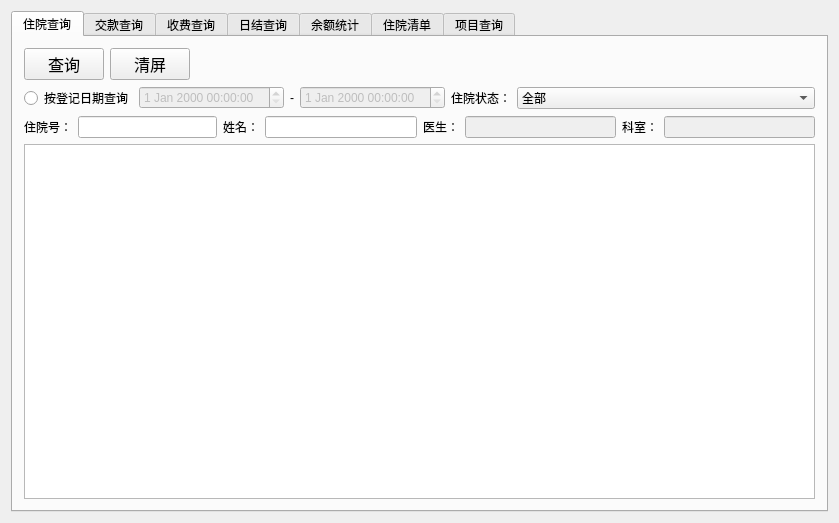
<?xml version="1.0" encoding="UTF-8"?>
<ui version="4.0">
 <class>HospitalisationStatistics</class>
 <widget class="QWidget" name="HospitalisationStatistics">
  <property name="geometry">
   <rect>
    <x>0</x>
    <y>0</y>
    <width>839</width>
    <height>523</height>
   </rect>
  </property>
  <property name="windowTitle">
   <string>HospitalisationStatistics</string>
  </property>
  <layout class="QVBoxLayout" name="verticalLayout">
   <item>
    <widget class="QTabWidget" name="tabWidget">
     <property name="currentIndex">
      <number>0</number>
     </property>
     <widget class="QWidget" name="tab">
      <attribute name="title">
       <string>住院查询</string>
      </attribute>
      <layout class="QVBoxLayout" name="verticalLayout_13">
       <item>
        <layout class="QVBoxLayout" name="verticalLayout_2">
         <item>
          <layout class="QHBoxLayout" name="horizontalLayout_32">
           <item>
            <widget class="QPushButton" name="hospitalqueryButton">
             <property name="font">
              <font>
               <family>Agency FB</family>
               <pointsize>12</pointsize>
              </font>
             </property>
             <property name="text">
              <string>查询</string>
             </property>
            </widget>
           </item>
           <item>
            <widget class="QPushButton" name="hospitalclearButton">
             <property name="font">
              <font>
               <family>Agency FB</family>
               <pointsize>12</pointsize>
              </font>
             </property>
             <property name="text">
              <string>清屏</string>
             </property>
            </widget>
           </item>
           <item>
            <spacer name="horizontalSpacer_14">
             <property name="orientation">
              <enum>Qt::Horizontal</enum>
             </property>
             <property name="sizeHint" stdset="0">
              <size>
               <width>40</width>
               <height>20</height>
              </size>
             </property>
            </spacer>
           </item>
          </layout>
         </item>
         <item>
          <layout class="QHBoxLayout" name="horizontalLayout_4">
           <item>
            <layout class="QHBoxLayout" name="horizontalLayout">
             <item>
              <widget class="QRadioButton" name="radioButton">
               <property name="text">
                <string>按登记日期查询</string>
               </property>
              </widget>
             </item>
             <item>
              <widget class="QDateTimeEdit" name="dateTimeEdit">
               <property name="enabled">
                <bool>false</bool>
               </property>
              </widget>
             </item>
             <item>
              <widget class="QLabel" name="label">
               <property name="text">
                <string>-</string>
               </property>
              </widget>
             </item>
             <item>
              <widget class="QDateTimeEdit" name="dateTimeEdit_2">
               <property name="enabled">
                <bool>false</bool>
               </property>
              </widget>
             </item>
            </layout>
           </item>
           <item>
            <layout class="QHBoxLayout" name="horizontalLayout_7">
             <item>
              <widget class="QLabel" name="label_2">
               <property name="text">
                <string>住院状态：</string>
               </property>
              </widget>
             </item>
             <item>
              <widget class="QComboBox" name="comboBox">
               <property name="sizePolicy">
                <sizepolicy hsizetype="Expanding" vsizetype="Fixed">
                 <horstretch>0</horstretch>
                 <verstretch>0</verstretch>
                </sizepolicy>
               </property>
               <item>
                <property name="text">
                 <string>全部</string>
                </property>
               </item>
               <item>
                <property name="text">
                 <string>住院中</string>
                </property>
               </item>
               <item>
                <property name="text">
                 <string>已出院</string>
                </property>
               </item>
              </widget>
             </item>
            </layout>
           </item>
          </layout>
         </item>
         <item>
          <layout class="QHBoxLayout" name="horizontalLayout_8">
           <item>
            <layout class="QHBoxLayout" name="horizontalLayout_3">
             <item>
              <widget class="QLabel" name="label_6">
               <property name="text">
                <string>住院号：</string>
               </property>
              </widget>
             </item>
             <item>
              <widget class="QLineEdit" name="hospitalnoEdit"/>
             </item>
            </layout>
           </item>
           <item>
            <layout class="QHBoxLayout" name="horizontalLayout_5">
             <item>
              <widget class="QLabel" name="label_5">
               <property name="text">
                <string>姓名：</string>
               </property>
              </widget>
             </item>
             <item>
              <widget class="QLineEdit" name="lineEdit_3"/>
             </item>
            </layout>
           </item>
           <item>
            <layout class="QHBoxLayout" name="horizontalLayout_6">
             <item>
              <widget class="QLabel" name="label_4">
               <property name="text">
                <string>医生：</string>
               </property>
              </widget>
             </item>
             <item>
              <widget class="QLineEdit" name="lineEdit_2">
               <property name="enabled">
                <bool>false</bool>
               </property>
               <property name="sizePolicy">
                <sizepolicy hsizetype="Expanding" vsizetype="Fixed">
                 <horstretch>0</horstretch>
                 <verstretch>0</verstretch>
                </sizepolicy>
               </property>
              </widget>
             </item>
            </layout>
           </item>
           <item>
            <layout class="QHBoxLayout" name="horizontalLayout_2">
             <item>
              <widget class="QLabel" name="label_3">
               <property name="text">
                <string>科室：</string>
               </property>
              </widget>
             </item>
             <item>
              <widget class="QLineEdit" name="lineEdit">
               <property name="enabled">
                <bool>false</bool>
               </property>
               <property name="sizePolicy">
                <sizepolicy hsizetype="Expanding" vsizetype="Fixed">
                 <horstretch>0</horstretch>
                 <verstretch>0</verstretch>
                </sizepolicy>
               </property>
              </widget>
             </item>
            </layout>
           </item>
          </layout>
         </item>
         <item>
          <widget class="QTableView" name="tableView"/>
         </item>
        </layout>
       </item>
      </layout>
     </widget>
     <widget class="QWidget" name="tab_4">
      <attribute name="title">
       <string>交款查询</string>
      </attribute>
      <layout class="QVBoxLayout" name="verticalLayout_14">
       <item>
        <layout class="QVBoxLayout" name="verticalLayout_4">
         <item>
          <layout class="QHBoxLayout" name="horizontalLayout_25">
           <item>
            <widget class="QPushButton" name="payqueryButton">
             <property name="font">
              <font>
               <family>Agency FB</family>
               <pointsize>12</pointsize>
              </font>
             </property>
             <property name="text">
              <string>查询</string>
             </property>
            </widget>
           </item>
           <item>
            <widget class="QPushButton" name="payclearButton">
             <property name="font">
              <font>
               <family>Agency FB</family>
               <pointsize>12</pointsize>
              </font>
             </property>
             <property name="text">
              <string>清屏</string>
             </property>
            </widget>
           </item>
           <item>
            <spacer name="horizontalSpacer_10">
             <property name="orientation">
              <enum>Qt::Horizontal</enum>
             </property>
             <property name="sizeHint" stdset="0">
              <size>
               <width>40</width>
               <height>20</height>
              </size>
             </property>
            </spacer>
           </item>
          </layout>
         </item>
         <item>
          <layout class="QHBoxLayout" name="horizontalLayout_9">
           <item>
            <widget class="QRadioButton" name="radioButton_2">
             <property name="text">
              <string>按交款日期查询</string>
             </property>
            </widget>
           </item>
           <item>
            <widget class="QDateTimeEdit" name="dateTimeEdit_5">
             <property name="enabled">
              <bool>false</bool>
             </property>
            </widget>
           </item>
           <item>
            <widget class="QLabel" name="label_15">
             <property name="enabled">
              <bool>false</bool>
             </property>
             <property name="text">
              <string>-</string>
             </property>
            </widget>
           </item>
           <item>
            <widget class="QDateTimeEdit" name="dateTimeEdit_6">
             <property name="enabled">
              <bool>false</bool>
             </property>
            </widget>
           </item>
           <item>
            <widget class="QLabel" name="label_17">
             <property name="text">
              <string>住院状态：</string>
             </property>
            </widget>
           </item>
           <item>
            <widget class="QComboBox" name="comboBox_2">
             <property name="sizePolicy">
              <sizepolicy hsizetype="Expanding" vsizetype="Fixed">
               <horstretch>0</horstretch>
               <verstretch>0</verstretch>
              </sizepolicy>
             </property>
             <item>
              <property name="text">
               <string>全部</string>
              </property>
             </item>
             <item>
              <property name="text">
               <string>住院中</string>
              </property>
             </item>
             <item>
              <property name="text">
               <string>已出院</string>
              </property>
             </item>
            </widget>
           </item>
          </layout>
         </item>
         <item>
          <layout class="QHBoxLayout" name="horizontalLayout_24">
           <item>
            <layout class="QHBoxLayout" name="horizontalLayout_23">
             <item>
              <widget class="QLabel" name="label_18">
               <property name="text">
                <string>住院号：</string>
               </property>
              </widget>
             </item>
             <item>
              <widget class="QLineEdit" name="lineEdit_10"/>
             </item>
            </layout>
           </item>
           <item>
            <layout class="QHBoxLayout" name="horizontalLayout_21">
             <item>
              <widget class="QLabel" name="label_16">
               <property name="text">
                <string>姓名：</string>
               </property>
              </widget>
             </item>
             <item>
              <widget class="QLineEdit" name="lineEdit_9">
               <property name="sizePolicy">
                <sizepolicy hsizetype="Expanding" vsizetype="Fixed">
                 <horstretch>0</horstretch>
                 <verstretch>0</verstretch>
                </sizepolicy>
               </property>
              </widget>
             </item>
            </layout>
           </item>
           <item>
            <layout class="QHBoxLayout" name="horizontalLayout_20">
             <item>
              <widget class="QLabel" name="label_7">
               <property name="text">
                <string>医生：</string>
               </property>
              </widget>
             </item>
             <item>
              <widget class="QLineEdit" name="lineEdit_5">
               <property name="enabled">
                <bool>false</bool>
               </property>
               <property name="sizePolicy">
                <sizepolicy hsizetype="Expanding" vsizetype="Fixed">
                 <horstretch>0</horstretch>
                 <verstretch>0</verstretch>
                </sizepolicy>
               </property>
              </widget>
             </item>
            </layout>
           </item>
           <item>
            <layout class="QHBoxLayout" name="horizontalLayout_22">
             <item>
              <widget class="QLabel" name="label_10">
               <property name="text">
                <string>科室：</string>
               </property>
              </widget>
             </item>
             <item>
              <widget class="QLineEdit" name="lineEdit_7">
               <property name="enabled">
                <bool>false</bool>
               </property>
               <property name="sizePolicy">
                <sizepolicy hsizetype="Expanding" vsizetype="Fixed">
                 <horstretch>0</horstretch>
                 <verstretch>0</verstretch>
                </sizepolicy>
               </property>
              </widget>
             </item>
            </layout>
           </item>
          </layout>
         </item>
         <item>
          <widget class="QTableView" name="paytableView"/>
         </item>
        </layout>
       </item>
      </layout>
     </widget>
     <widget class="QWidget" name="tab_3">
      <attribute name="title">
       <string>收费查询</string>
      </attribute>
      <layout class="QVBoxLayout" name="verticalLayout_12">
       <item>
        <layout class="QVBoxLayout" name="verticalLayout_5">
         <item>
          <layout class="QHBoxLayout" name="horizontalLayout_27">
           <item>
            <widget class="QPushButton" name="chargequeryButton">
             <property name="font">
              <font>
               <family>Agency FB</family>
               <pointsize>12</pointsize>
              </font>
             </property>
             <property name="text">
              <string>查询</string>
             </property>
            </widget>
           </item>
           <item>
            <widget class="QPushButton" name="chargeclearButton">
             <property name="font">
              <font>
               <family>Agency FB</family>
               <pointsize>12</pointsize>
              </font>
             </property>
             <property name="text">
              <string>清屏</string>
             </property>
            </widget>
           </item>
           <item>
            <spacer name="horizontalSpacer_11">
             <property name="orientation">
              <enum>Qt::Horizontal</enum>
             </property>
             <property name="sizeHint" stdset="0">
              <size>
               <width>40</width>
               <height>20</height>
              </size>
             </property>
            </spacer>
           </item>
          </layout>
         </item>
         <item>
          <layout class="QHBoxLayout" name="horizontalLayout_42">
           <item>
            <widget class="QRadioButton" name="radioButton_5">
             <property name="text">
              <string>按收费日期查询</string>
             </property>
            </widget>
           </item>
           <item>
            <widget class="QDateTimeEdit" name="dateTimeEdit_11">
             <property name="enabled">
              <bool>false</bool>
             </property>
            </widget>
           </item>
           <item>
            <widget class="QLabel" name="label_22">
             <property name="enabled">
              <bool>false</bool>
             </property>
             <property name="text">
              <string>-</string>
             </property>
            </widget>
           </item>
           <item>
            <widget class="QDateTimeEdit" name="dateTimeEdit_12">
             <property name="enabled">
              <bool>false</bool>
             </property>
            </widget>
           </item>
           <item>
            <widget class="QLabel" name="label_25">
             <property name="text">
              <string>住院状态：</string>
             </property>
            </widget>
           </item>
           <item>
            <widget class="QComboBox" name="comboBox_4">
             <property name="sizePolicy">
              <sizepolicy hsizetype="Expanding" vsizetype="Fixed">
               <horstretch>0</horstretch>
               <verstretch>0</verstretch>
              </sizepolicy>
             </property>
             <item>
              <property name="text">
               <string>全部</string>
              </property>
             </item>
             <item>
              <property name="text">
               <string>住院中</string>
              </property>
             </item>
             <item>
              <property name="text">
               <string>已出院</string>
              </property>
             </item>
            </widget>
           </item>
          </layout>
         </item>
         <item>
          <layout class="QHBoxLayout" name="horizontalLayout_44">
           <item>
            <layout class="QHBoxLayout" name="horizontalLayout_46">
             <item>
              <widget class="QLabel" name="label_27">
               <property name="text">
                <string>住院号：</string>
               </property>
              </widget>
             </item>
             <item>
              <widget class="QLineEdit" name="lineEdit_13"/>
             </item>
            </layout>
           </item>
           <item>
            <layout class="QHBoxLayout" name="horizontalLayout_48">
             <item>
              <widget class="QLabel" name="label_30">
               <property name="text">
                <string>姓名：</string>
               </property>
              </widget>
             </item>
             <item>
              <widget class="QLineEdit" name="lineEdit_20">
               <property name="sizePolicy">
                <sizepolicy hsizetype="Expanding" vsizetype="Fixed">
                 <horstretch>0</horstretch>
                 <verstretch>0</verstretch>
                </sizepolicy>
               </property>
              </widget>
             </item>
            </layout>
           </item>
           <item>
            <layout class="QHBoxLayout" name="horizontalLayout_47">
             <item>
              <widget class="QLabel" name="label_11">
               <property name="text">
                <string>医生：</string>
               </property>
              </widget>
             </item>
             <item>
              <widget class="QLineEdit" name="lineEdit_8">
               <property name="enabled">
                <bool>false</bool>
               </property>
               <property name="sizePolicy">
                <sizepolicy hsizetype="Expanding" vsizetype="Fixed">
                 <horstretch>0</horstretch>
                 <verstretch>0</verstretch>
                </sizepolicy>
               </property>
              </widget>
             </item>
            </layout>
           </item>
           <item>
            <layout class="QHBoxLayout" name="horizontalLayout_50">
             <item>
              <widget class="QLabel" name="label_12">
               <property name="text">
                <string>科室：</string>
               </property>
              </widget>
             </item>
             <item>
              <widget class="QLineEdit" name="lineEdit_21">
               <property name="enabled">
                <bool>false</bool>
               </property>
               <property name="sizePolicy">
                <sizepolicy hsizetype="Expanding" vsizetype="Fixed">
                 <horstretch>0</horstretch>
                 <verstretch>0</verstretch>
                </sizepolicy>
               </property>
              </widget>
             </item>
            </layout>
           </item>
          </layout>
         </item>
         <item>
          <widget class="QTableView" name="chargetableView"/>
         </item>
        </layout>
       </item>
      </layout>
     </widget>
     <widget class="QWidget" name="widget">
      <attribute name="title">
       <string>日结查询</string>
      </attribute>
      <layout class="QVBoxLayout" name="verticalLayout_11">
       <item>
        <layout class="QVBoxLayout" name="verticalLayout_7">
         <item>
          <layout class="QHBoxLayout" name="horizontalLayout_41">
           <item>
            <widget class="QPushButton" name="dailyqueryButton">
             <property name="font">
              <font>
               <family>Agency FB</family>
               <pointsize>12</pointsize>
              </font>
             </property>
             <property name="text">
              <string>查询</string>
             </property>
            </widget>
           </item>
           <item>
            <widget class="QPushButton" name="clearButton_4">
             <property name="font">
              <font>
               <family>Agency FB</family>
               <pointsize>12</pointsize>
              </font>
             </property>
             <property name="text">
              <string>清屏</string>
             </property>
            </widget>
           </item>
           <item>
            <spacer name="horizontalSpacer_20">
             <property name="orientation">
              <enum>Qt::Horizontal</enum>
             </property>
             <property name="sizeHint" stdset="0">
              <size>
               <width>40</width>
               <height>20</height>
              </size>
             </property>
            </spacer>
           </item>
          </layout>
         </item>
         <item>
          <layout class="QHBoxLayout" name="horizontalLayout_34">
           <item>
            <widget class="QRadioButton" name="radioButton_4">
             <property name="text">
              <string>按日期查询</string>
             </property>
            </widget>
           </item>
           <item>
            <widget class="QDateTimeEdit" name="dateTimeEdit_7">
             <property name="enabled">
              <bool>false</bool>
             </property>
             <property name="sizePolicy">
              <sizepolicy hsizetype="Expanding" vsizetype="Fixed">
               <horstretch>0</horstretch>
               <verstretch>0</verstretch>
              </sizepolicy>
             </property>
            </widget>
           </item>
           <item>
            <widget class="QLabel" name="label_32">
             <property name="text">
              <string>-</string>
             </property>
            </widget>
           </item>
           <item>
            <widget class="QDateTimeEdit" name="dateTimeEdit_8">
             <property name="enabled">
              <bool>false</bool>
             </property>
             <property name="sizePolicy">
              <sizepolicy hsizetype="Expanding" vsizetype="Fixed">
               <horstretch>0</horstretch>
               <verstretch>0</verstretch>
              </sizepolicy>
             </property>
            </widget>
           </item>
           <item>
            <widget class="QLabel" name="label_29">
             <property name="text">
              <string>日结单号：</string>
             </property>
            </widget>
           </item>
           <item>
            <widget class="QLineEdit" name="lineEdit_12"/>
           </item>
          </layout>
         </item>
         <item>
          <widget class="QTableWidget" name="tableWidget_6">
           <column>
            <property name="text">
             <string>单号</string>
            </property>
           </column>
           <column>
            <property name="text">
             <string>制单日期</string>
            </property>
           </column>
           <column>
            <property name="text">
             <string>制单</string>
            </property>
           </column>
           <column>
            <property name="text">
             <string>金额</string>
            </property>
           </column>
          </widget>
         </item>
        </layout>
       </item>
      </layout>
     </widget>
     <widget class="QWidget" name="tab_7">
      <attribute name="title">
       <string>余额统计</string>
      </attribute>
      <layout class="QVBoxLayout" name="verticalLayout_9">
       <item>
        <layout class="QVBoxLayout" name="verticalLayout_6">
         <item>
          <layout class="QHBoxLayout" name="horizontalLayout_37">
           <item>
            <widget class="QPushButton" name="balancequeryButton">
             <property name="font">
              <font>
               <family>Agency FB</family>
               <pointsize>12</pointsize>
              </font>
             </property>
             <property name="text">
              <string>查询</string>
             </property>
            </widget>
           </item>
           <item>
            <widget class="QPushButton" name="balanceclearButton">
             <property name="font">
              <font>
               <family>Agency FB</family>
               <pointsize>12</pointsize>
              </font>
             </property>
             <property name="text">
              <string>清屏</string>
             </property>
            </widget>
           </item>
           <item>
            <spacer name="horizontalSpacer_15">
             <property name="orientation">
              <enum>Qt::Horizontal</enum>
             </property>
             <property name="sizeHint" stdset="0">
              <size>
               <width>40</width>
               <height>20</height>
              </size>
             </property>
            </spacer>
           </item>
          </layout>
         </item>
         <item>
          <layout class="QHBoxLayout" name="horizontalLayout_18">
           <item>
            <layout class="QHBoxLayout" name="horizontalLayout_43">
             <item>
              <layout class="QHBoxLayout" name="horizontalLayout_38">
               <item>
                <widget class="QLabel" name="label_35">
                 <property name="text">
                  <string>住院号：</string>
                 </property>
                </widget>
               </item>
               <item>
                <widget class="QLineEdit" name="lineEdit_4"/>
               </item>
              </layout>
             </item>
             <item>
              <layout class="QHBoxLayout" name="horizontalLayout_39">
               <item>
                <widget class="QLabel" name="label_24">
                 <property name="text">
                  <string>姓名：</string>
                 </property>
                </widget>
               </item>
               <item>
                <widget class="QLineEdit" name="lineEdit_14">
                 <property name="sizePolicy">
                  <sizepolicy hsizetype="Expanding" vsizetype="Fixed">
                   <horstretch>0</horstretch>
                   <verstretch>0</verstretch>
                  </sizepolicy>
                 </property>
                </widget>
               </item>
              </layout>
             </item>
            </layout>
           </item>
           <item>
            <layout class="QHBoxLayout" name="horizontalLayout_17">
             <item>
              <layout class="QHBoxLayout" name="horizontalLayout_16">
               <item>
                <widget class="QLabel" name="label_36">
                 <property name="sizePolicy">
                  <sizepolicy hsizetype="Fixed" vsizetype="Preferred">
                   <horstretch>0</horstretch>
                   <verstretch>0</verstretch>
                  </sizepolicy>
                 </property>
                 <property name="text">
                  <string>医生：</string>
                 </property>
                </widget>
               </item>
               <item>
                <widget class="QLineEdit" name="lineEdit_16">
                 <property name="enabled">
                  <bool>false</bool>
                 </property>
                 <property name="sizePolicy">
                  <sizepolicy hsizetype="Expanding" vsizetype="Fixed">
                   <horstretch>0</horstretch>
                   <verstretch>0</verstretch>
                  </sizepolicy>
                 </property>
                </widget>
               </item>
               <item>
                <layout class="QHBoxLayout" name="horizontalLayout_40">
                 <item>
                  <widget class="QLabel" name="label_26">
                   <property name="sizePolicy">
                    <sizepolicy hsizetype="Fixed" vsizetype="Preferred">
                     <horstretch>0</horstretch>
                     <verstretch>0</verstretch>
                    </sizepolicy>
                   </property>
                   <property name="text">
                    <string>科室：</string>
                   </property>
                  </widget>
                 </item>
                 <item>
                  <widget class="QLineEdit" name="lineEdit_15">
                   <property name="enabled">
                    <bool>false</bool>
                   </property>
                   <property name="sizePolicy">
                    <sizepolicy hsizetype="Expanding" vsizetype="Fixed">
                     <horstretch>0</horstretch>
                     <verstretch>0</verstretch>
                    </sizepolicy>
                   </property>
                  </widget>
                 </item>
                </layout>
               </item>
              </layout>
             </item>
            </layout>
           </item>
          </layout>
         </item>
         <item>
          <widget class="QTableWidget" name="balancetableWidget">
           <column>
            <property name="text">
             <string>住院号</string>
            </property>
           </column>
           <column>
            <property name="text">
             <string>姓名</string>
            </property>
           </column>
           <column>
            <property name="text">
             <string>住院时间</string>
            </property>
           </column>
           <column>
            <property name="text">
             <string>住院科室</string>
            </property>
           </column>
           <column>
            <property name="text">
             <string>预交金额</string>
            </property>
           </column>
           <column>
            <property name="text">
             <string>费用合计</string>
            </property>
           </column>
           <column>
            <property name="text">
             <string>剩余金额</string>
            </property>
           </column>
           <column>
            <property name="text">
             <string>费用类型</string>
            </property>
           </column>
          </widget>
         </item>
        </layout>
       </item>
      </layout>
     </widget>
     <widget class="QWidget" name="tab_5">
      <attribute name="title">
       <string>住院清单</string>
      </attribute>
      <layout class="QVBoxLayout" name="verticalLayout_8">
       <item>
        <layout class="QVBoxLayout" name="verticalLayout_3">
         <item>
          <layout class="QHBoxLayout" name="horizontalLayout_52">
           <item>
            <widget class="QPushButton" name="billqueryButton">
             <property name="font">
              <font>
               <family>Agency FB</family>
               <pointsize>12</pointsize>
              </font>
             </property>
             <property name="text">
              <string>查询</string>
             </property>
            </widget>
           </item>
           <item>
            <widget class="QPushButton" name="billclearButton">
             <property name="font">
              <font>
               <family>Agency FB</family>
               <pointsize>12</pointsize>
              </font>
             </property>
             <property name="text">
              <string>清屏</string>
             </property>
            </widget>
           </item>
           <item>
            <widget class="QPushButton" name="printButton">
             <property name="font">
              <font>
               <family>Agency FB</family>
               <pointsize>12</pointsize>
              </font>
             </property>
             <property name="text">
              <string>打印</string>
             </property>
            </widget>
           </item>
           <item>
            <widget class="QPushButton" name="previewButton">
             <property name="font">
              <font>
               <family>Agency FB</family>
               <pointsize>12</pointsize>
              </font>
             </property>
             <property name="text">
              <string>预览</string>
             </property>
            </widget>
           </item>
           <item>
            <spacer name="horizontalSpacer_23">
             <property name="orientation">
              <enum>Qt::Horizontal</enum>
             </property>
             <property name="sizeHint" stdset="0">
              <size>
               <width>40</width>
               <height>20</height>
              </size>
             </property>
            </spacer>
           </item>
          </layout>
         </item>
         <item>
          <layout class="QHBoxLayout" name="horizontalLayout_15">
           <item>
            <layout class="QHBoxLayout" name="horizontalLayout_45">
             <item>
              <widget class="QRadioButton" name="radioButton_3">
               <property name="text">
                <string>按日期查询</string>
               </property>
              </widget>
             </item>
             <item>
              <widget class="QLabel" name="label_38">
               <property name="text">
                <string/>
               </property>
              </widget>
             </item>
             <item>
              <widget class="QDateTimeEdit" name="dateTimeEdit_13">
               <property name="enabled">
                <bool>false</bool>
               </property>
              </widget>
             </item>
             <item>
              <widget class="QLabel" name="label_39">
               <property name="text">
                <string>-</string>
               </property>
              </widget>
             </item>
             <item>
              <widget class="QDateTimeEdit" name="dateTimeEdit_14">
               <property name="enabled">
                <bool>false</bool>
               </property>
              </widget>
             </item>
            </layout>
           </item>
           <item>
            <layout class="QHBoxLayout" name="horizontalLayout_12">
             <item>
              <widget class="QLabel" name="label_8">
               <property name="sizePolicy">
                <sizepolicy hsizetype="Fixed" vsizetype="Preferred">
                 <horstretch>0</horstretch>
                 <verstretch>0</verstretch>
                </sizepolicy>
               </property>
               <property name="text">
                <string>统计类型：</string>
               </property>
              </widget>
             </item>
             <item>
              <widget class="QComboBox" name="comboBox_5">
               <property name="sizePolicy">
                <sizepolicy hsizetype="Expanding" vsizetype="Fixed">
                 <horstretch>0</horstretch>
                 <verstretch>0</verstretch>
                </sizepolicy>
               </property>
               <item>
                <property name="text">
                 <string>费用清单</string>
                </property>
               </item>
               <item>
                <property name="text">
                 <string>费用汇总</string>
                </property>
               </item>
              </widget>
             </item>
            </layout>
           </item>
          </layout>
         </item>
         <item>
          <layout class="QHBoxLayout" name="horizontalLayout_14">
           <item>
            <layout class="QHBoxLayout" name="horizontalLayout_49">
             <item>
              <widget class="QLabel" name="label_37">
               <property name="text">
                <string>住院号：</string>
               </property>
              </widget>
             </item>
             <item>
              <widget class="QLineEdit" name="lineEdit_6"/>
             </item>
            </layout>
           </item>
           <item>
            <layout class="QHBoxLayout" name="horizontalLayout_13">
             <item>
              <widget class="QLabel" name="label_28">
               <property name="text">
                <string>姓名：</string>
               </property>
              </widget>
             </item>
             <item>
              <widget class="QLineEdit" name="lineEdit_17">
               <property name="sizePolicy">
                <sizepolicy hsizetype="Fixed" vsizetype="Fixed">
                 <horstretch>0</horstretch>
                 <verstretch>0</verstretch>
                </sizepolicy>
               </property>
              </widget>
             </item>
            </layout>
           </item>
           <item>
            <layout class="QHBoxLayout" name="horizontalLayout_10">
             <item>
              <widget class="QLabel" name="label_41">
               <property name="sizePolicy">
                <sizepolicy hsizetype="Fixed" vsizetype="Preferred">
                 <horstretch>0</horstretch>
                 <verstretch>0</verstretch>
                </sizepolicy>
               </property>
               <property name="text">
                <string>医生：</string>
               </property>
              </widget>
             </item>
             <item>
              <widget class="QLineEdit" name="lineEdit_18">
               <property name="enabled">
                <bool>false</bool>
               </property>
               <property name="sizePolicy">
                <sizepolicy hsizetype="Expanding" vsizetype="Fixed">
                 <horstretch>0</horstretch>
                 <verstretch>0</verstretch>
                </sizepolicy>
               </property>
              </widget>
             </item>
            </layout>
           </item>
           <item>
            <layout class="QHBoxLayout" name="horizontalLayout_11">
             <item>
              <widget class="QLabel" name="label_40">
               <property name="sizePolicy">
                <sizepolicy hsizetype="Fixed" vsizetype="Preferred">
                 <horstretch>0</horstretch>
                 <verstretch>0</verstretch>
                </sizepolicy>
               </property>
               <property name="text">
                <string>科室：</string>
               </property>
              </widget>
             </item>
             <item>
              <widget class="QLineEdit" name="lineEdit_19">
               <property name="enabled">
                <bool>false</bool>
               </property>
               <property name="sizePolicy">
                <sizepolicy hsizetype="Expanding" vsizetype="Fixed">
                 <horstretch>0</horstretch>
                 <verstretch>0</verstretch>
                </sizepolicy>
               </property>
              </widget>
             </item>
            </layout>
           </item>
          </layout>
         </item>
         <item>
          <widget class="QTableWidget" name="billtableWidget">
           <column>
            <property name="text">
             <string>住院号</string>
            </property>
           </column>
           <column>
            <property name="text">
             <string>编码</string>
            </property>
           </column>
           <column>
            <property name="text">
             <string>名称</string>
            </property>
           </column>
           <column>
            <property name="text">
             <string>规格</string>
            </property>
           </column>
           <column>
            <property name="text">
             <string>生产厂商</string>
            </property>
           </column>
           <column>
            <property name="text">
             <string>单位</string>
            </property>
           </column>
           <column>
            <property name="text">
             <string>数量</string>
            </property>
           </column>
           <column>
            <property name="text">
             <string>金额</string>
            </property>
           </column>
           <column>
            <property name="text">
             <string>收费日期</string>
            </property>
           </column>
           <column>
            <property name="text">
             <string>类型</string>
            </property>
           </column>
          </widget>
         </item>
        </layout>
       </item>
      </layout>
     </widget>
     <widget class="QWidget" name="tab_8">
      <attribute name="title">
       <string>项目查询</string>
      </attribute>
      <layout class="QVBoxLayout" name="verticalLayout_10">
       <item>
        <layout class="QHBoxLayout" name="horizontalLayout_61">
         <item>
          <widget class="QPushButton" name="projectqueryButton">
           <property name="font">
            <font>
             <family>Agency FB</family>
             <pointsize>12</pointsize>
            </font>
           </property>
           <property name="text">
            <string>查询</string>
           </property>
          </widget>
         </item>
         <item>
          <widget class="QPushButton" name="projectclearButton">
           <property name="font">
            <font>
             <family>Agency FB</family>
             <pointsize>12</pointsize>
            </font>
           </property>
           <property name="text">
            <string>清屏</string>
           </property>
          </widget>
         </item>
         <item>
          <spacer name="horizontalSpacer_19">
           <property name="orientation">
            <enum>Qt::Horizontal</enum>
           </property>
           <property name="sizeHint" stdset="0">
            <size>
             <width>40</width>
             <height>20</height>
            </size>
           </property>
          </spacer>
         </item>
        </layout>
       </item>
       <item>
        <layout class="QHBoxLayout" name="horizontalLayout_62">
         <item>
          <widget class="QRadioButton" name="radioButton_6">
           <property name="text">
            <string>按日期查询</string>
           </property>
          </widget>
         </item>
         <item>
          <widget class="QDateTimeEdit" name="dateTimeEdit_17">
           <property name="enabled">
            <bool>false</bool>
           </property>
          </widget>
         </item>
         <item>
          <widget class="QLabel" name="label_48">
           <property name="enabled">
            <bool>false</bool>
           </property>
           <property name="text">
            <string>-</string>
           </property>
          </widget>
         </item>
         <item>
          <widget class="QDateTimeEdit" name="dateTimeEdit_18">
           <property name="enabled">
            <bool>false</bool>
           </property>
          </widget>
         </item>
         <item>
          <widget class="QLabel" name="label_9">
           <property name="sizePolicy">
            <sizepolicy hsizetype="Fixed" vsizetype="Preferred">
             <horstretch>0</horstretch>
             <verstretch>0</verstretch>
            </sizepolicy>
           </property>
           <property name="text">
            <string>汇总方式：</string>
           </property>
          </widget>
         </item>
         <item>
          <widget class="QComboBox" name="comboBox_3">
           <property name="sizePolicy">
            <sizepolicy hsizetype="Expanding" vsizetype="Fixed">
             <horstretch>0</horstretch>
             <verstretch>0</verstretch>
            </sizepolicy>
           </property>
           <item>
            <property name="text">
             <string>住院收据</string>
            </property>
           </item>
           <item>
            <property name="text">
             <string>科室+住院收据</string>
            </property>
           </item>
           <item>
            <property name="text">
             <string>医生+住院收据</string>
            </property>
           </item>
           <item>
            <property name="text">
             <string>按制单人+住院分类</string>
            </property>
           </item>
          </widget>
         </item>
        </layout>
       </item>
       <item>
        <widget class="QTableWidget" name="tableWidget_5">
         <column>
          <property name="text">
           <string/>
          </property>
         </column>
         <column>
          <property name="text">
           <string/>
          </property>
         </column>
         <column>
          <property name="text">
           <string/>
          </property>
         </column>
         <column>
          <property name="text">
           <string/>
          </property>
         </column>
         <column>
          <property name="text">
           <string/>
          </property>
         </column>
         <column>
          <property name="text">
           <string/>
          </property>
         </column>
         <column>
          <property name="text">
           <string/>
          </property>
         </column>
         <column>
          <property name="text">
           <string/>
          </property>
         </column>
         <column>
          <property name="text">
           <string/>
          </property>
         </column>
         <column>
          <property name="text">
           <string/>
          </property>
         </column>
         <column>
          <property name="text">
           <string/>
          </property>
         </column>
         <column>
          <property name="text">
           <string/>
          </property>
         </column>
        </widget>
       </item>
      </layout>
     </widget>
    </widget>
   </item>
  </layout>
 </widget>
 <layoutdefault spacing="6" margin="11"/>
 <resources/>
 <connections/>
</ui>
